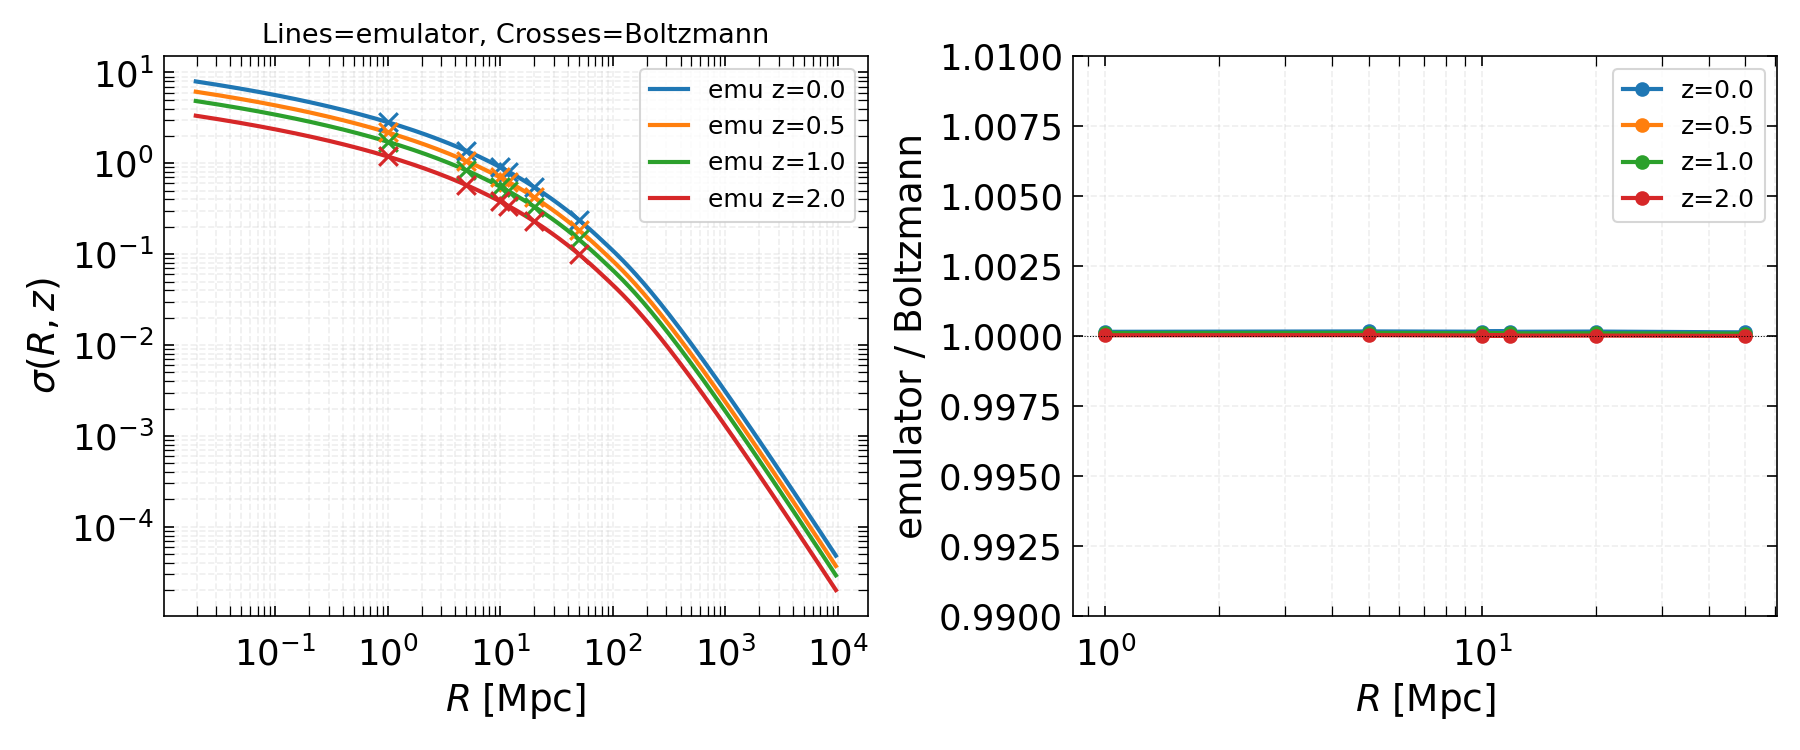

Source code (Python):
"""
Step 3: Compare sigma(R, z) from our emulator vs CLASS-SZ Boltzmann.

Also compare sigma8 (sigma at R=8 Mpc/h).

Units: R in Mpc, sigma dimensionless.

Run:  python notebooks/step3_sigma.py
"""
import warnings; warnings.filterwarnings('ignore')
import os; os.environ["JAX_PLATFORM_NAME"] = "cpu"
import numpy as np
import time

import jax; jax.config.update("jax_enable_x64", True)
import jax.numpy as jnp

import matplotlib
matplotlib.use("Agg")
import matplotlib.pyplot as plt

# ── Cosmology ────────────────────────────────────────────────────────────────
cosmo = {
    'omega_b': 0.02242, 'omega_cdm': 0.11933, 'H0': 67.66,
    'tau_reio': 0.0561, 'ln10^{10}A_s': 3.047, 'n_s': 0.9665,
}
h = cosmo['H0'] / 100.0

z_test = [0.0, 0.5, 1.0, 2.0]
R_check = [1.0, 5.0, 8.0/h, 10.0, 20.0, 50.0]  # Mpc (8/h is for sigma8)

# ── 1. Our JAX emulator ─────────────────────────────────────────────────────
print("=" * 60)
print("1. JAX emulator (cosmology.get_sigma)")
print("=" * 60)

from classy_szfast.cosmology import get_sigma

t0 = time.time()
R_emu, sigma_emu, dsig2_emu = get_sigma(cosmo, jnp.array(z_test))
t_emu = time.time() - t0

R_np = np.array(R_emu)
sigma_np = np.array(sigma_emu)  # (n_z, n_R)

print(f"  R range: [{R_np.min():.4f}, {R_np.max():.1f}] Mpc")
print(f"  n_R = {len(R_np)},  elapsed = {t_emu:.2f}s")

# sigma8 = sigma(R = 8 Mpc/h)
R8 = 8.0 / h  # Mpc
for iz, z in enumerate(z_test):
    s8 = np.interp(np.log(R8), np.log(R_np), np.log(sigma_np[iz]))
    print(f"  sigma8(z={z:.1f}) = {np.exp(s8):.4f}")

# ── 2. CLASS-SZ Boltzmann ───────────────────────────────────────────────────
print("\n" + "=" * 60)
print("2. CLASS Boltzmann")
print("=" * 60)

from classy_sz import Class as Class_sz

csz = Class_sz()
csz.set({**cosmo, 'output': 'mPk', 'P_k_max_1/Mpc': 50.0, 'z_max_pk': 5.5})
csz.compute()

# sigma(R, z) from CLASS: need to compute manually
# CLASS pk_lin(k, z) gives P(k) in Mpc^3, k in 1/Mpc
# sigma^2(R) = (1/2pi^2) int dk k^2 P(k) |W(kR)|^2
# where W(x) = 3(sin(x) - x cos(x))/x^3

# Use TophatVar with CLASS P(k)
from mcfit import TophatVar

k_class = np.geomspace(1e-4, 50.0, 2000)  # 1/Mpc
sigma_boltz = np.zeros((len(z_test), len(R_check)))
for iz, z in enumerate(z_test):
    pk_z = np.array([csz.pk_lin(float(kv), z) for kv in k_class])
    tv = TophatVar(k_class, lowring=True)
    R_tv, var_tv = tv(pk_z, extrap=True)
    # Interpolate at R_check
    from scipy.interpolate import CubicSpline
    cs = CubicSpline(np.log(R_tv), np.log(var_tv))
    for ir, rv in enumerate(R_check):
        sigma_boltz[iz, ir] = np.sqrt(np.exp(cs(np.log(rv))))

print(f"  sigma8(z=0) = {sigma_boltz[0, 2]:.4f}")
for iz, z in enumerate(z_test):
    print(f"  sigma8(z={z:.1f}) = {sigma_boltz[iz, 2]:.4f}")

# ── 3. Comparison table ─────────────────────────────────────────────────────
print("\n" + "=" * 60)
print("sigma(R, z) ratios: emulator / Boltzmann")
print("=" * 60)

sigma_emu_at_check = np.zeros((len(z_test), len(R_check)))
for iz in range(len(z_test)):
    for ir, rv in enumerate(R_check):
        sigma_emu_at_check[iz, ir] = np.exp(
            np.interp(np.log(rv), np.log(R_np), np.log(sigma_np[iz])))

print(f"\n{'R [Mpc]':>10}", end="")
for z in z_test:
    print(f"  z={z:.1f}", end="")
print()
for ir, rv in enumerate(R_check):
    label = f"{rv:.2f}" if rv < 100 else f"{rv:.0f}"
    if abs(rv - 8.0/h) < 0.01:
        label = f"8/h={rv:.2f}"
    print(f"{label:>10}", end="")
    for iz in range(len(z_test)):
        ratio = sigma_emu_at_check[iz, ir] / sigma_boltz[iz, ir]
        print(f"  {ratio:.4f}", end="")
    print()

# ── 4. Plot ──────────────────────────────────────────────────────────────────
label_size = 17
title_size = 18
legend_size = 12

fig, axes = plt.subplots(1, 2, figsize=(12, 5))

ax_sig = axes[0]
ax_rat = axes[1]

for ax in axes:
    ax.tick_params(axis='x', which='both', length=5, direction='in', pad=10)
    ax.tick_params(axis='y', which='both', length=5, direction='in', pad=5)
    ax.xaxis.set_ticks_position('both')
    ax.yaxis.set_ticks_position('both')
    plt.setp(ax.get_yticklabels(), fontsize=label_size)
    plt.setp(ax.get_xticklabels(), fontsize=label_size)
    ax.grid(visible=True, which='both', alpha=0.2, linestyle='--')

colors = ['C0', 'C1', 'C2', 'C3']
for iz, z in enumerate(z_test):
    c = colors[iz]
    # Emulator
    ax_sig.loglog(R_np, sigma_np[iz], color=c, ls='-', lw=2,
                  label=f'emu z={z}')
    # Boltzmann points
    ax_sig.scatter(R_check, sigma_boltz[iz], color=c, marker='x', s=80, zorder=5)

    # Ratio at R_check
    ratios = sigma_emu_at_check[iz] / sigma_boltz[iz]
    ax_rat.semilogx(R_check, ratios, color=c, ls='-', marker='o', lw=2,
                    label=f'z={z}')

ax_sig.set_xlabel(r"$R\;[\mathrm{Mpc}]$", size=title_size)
ax_sig.set_ylabel(r"$\sigma(R, z)$", size=title_size)
ax_sig.legend(fontsize=legend_size, handlelength=1.5)
ax_sig.set_title("Lines=emulator, Crosses=Boltzmann", fontsize=13)

ax_rat.set_xlabel(r"$R\;[\mathrm{Mpc}]$", size=title_size)
ax_rat.set_ylabel("emulator / Boltzmann", size=title_size)
ax_rat.axhline(1.0, color='k', ls=':', lw=0.5)
ax_rat.set_ylim(0.99, 1.01)
ax_rat.legend(fontsize=legend_size, handlelength=1.5)

plt.tight_layout()
outpath = os.path.join(os.path.dirname(__file__) or '.', 'step3_sigma.png')
plt.savefig(outpath, dpi=150)
print(f"\nPlot saved: {outpath}")

csz.struct_cleanup()
